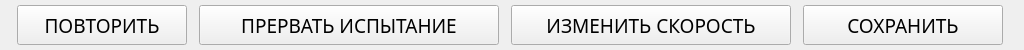
               <widget class="QFrame" name="test_btn_frame">
                <property name="minimumSize">
                 <size>
                  <width>1024</width>
                  <height>50</height>
                 </size>
                </property>
                <property name="maximumSize">
                 <size>
                  <width>16777215</width>
                  <height>50</height>
                 </size>
                </property>
                <property name="frameShape">
                 <enum>QFrame::NoFrame</enum>
                </property>
                <property name="frameShadow">
                 <enum>QFrame::Sunken</enum>
                </property>
                <layout class="QHBoxLayout" name="horizontalLayout_2">
                 <property name="topMargin">
                  <number>5</number>
                 </property>
                 <property name="bottomMargin">
                  <number>5</number>
                 </property>
                 <item>
                  <widget class="QPushButton" name="test_repeat_btn">
                   <property name="minimumSize">
                    <size>
                     <width>170</width>
                     <height>40</height>
                    </size>
                   </property>
                   <property name="maximumSize">
                    <size>
                     <width>170</width>
                     <height>40</height>
                    </size>
                   </property>
                   <property name="font">
                    <font>
                     <family>Arial Black</family>
                     <pointsize>14</pointsize>
                    </font>
                   </property>
                   <property name="text">
                    <string>ПОВТОРИТЬ</string>
                   </property>
                  </widget>
                 </item>
                 <item>
                  <widget class="QPushButton" name="test_cancel_btn">
                   <property name="minimumSize">
                    <size>
                     <width>300</width>
                     <height>40</height>
                    </size>
                   </property>
                   <property name="maximumSize">
                    <size>
                     <width>300</width>
                     <height>40</height>
                    </size>
                   </property>
                   <property name="font">
                    <font>
                     <family>Arial Black</family>
                     <pointsize>14</pointsize>
                    </font>
                   </property>
                   <property name="text">
                    <string>ПРЕРВАТЬ ИСПЫТАНИЕ</string>
                   </property>
                  </widget>
                 </item>
                 <item>
                  <widget class="QPushButton" name="test_change_speed_btn">
                   <property name="minimumSize">
                    <size>
                     <width>280</width>
                     <height>40</height>
                    </size>
                   </property>
                   <property name="maximumSize">
                    <size>
                     <width>280</width>
                     <height>40</height>
                    </size>
                   </property>
                   <property name="font">
                    <font>
                     <family>Arial Black</family>
                     <pointsize>14</pointsize>
                    </font>
                   </property>
                   <property name="text">
                    <string>ИЗМЕНИТЬ СКОРОСТЬ</string>
                   </property>
                  </widget>
                 </item>
                 <item>
                  <widget class="QPushButton" name="test_save_btn">
                   <property name="minimumSize">
                    <size>
                     <width>200</width>
                     <height>40</height>
                    </size>
                   </property>
                   <property name="maximumSize">
                    <size>
                     <width>200</width>
                     <height>40</height>
                    </size>
                   </property>
                   <property name="font">
                    <font>
                     <family>Arial Black</family>
                     <pointsize>14</pointsize>
                    </font>
                   </property>
                   <property name="text">
                    <string>СОХРАНИТЬ</string>
                   </property>
                  </widget>
                 </item>
                </layout>
               </widget>
